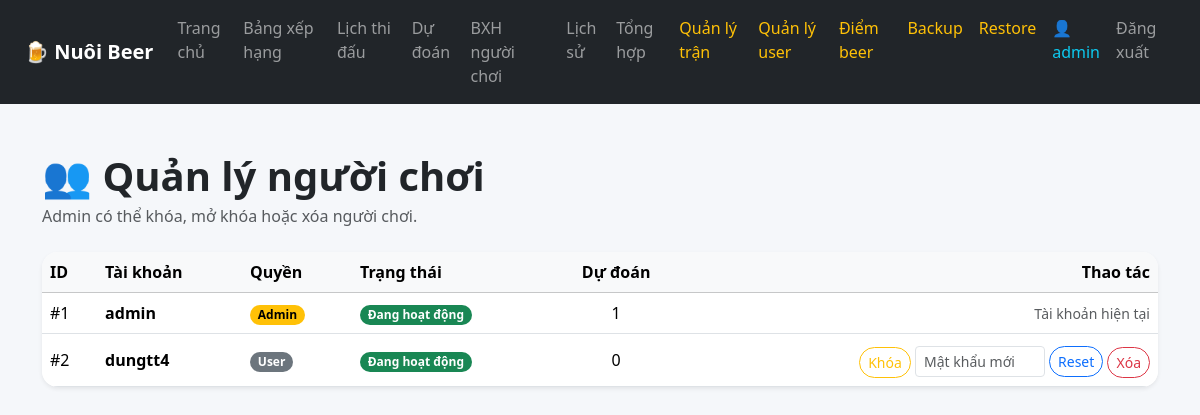
/admin/users (signed in), run on an earlier commit of the app's database.
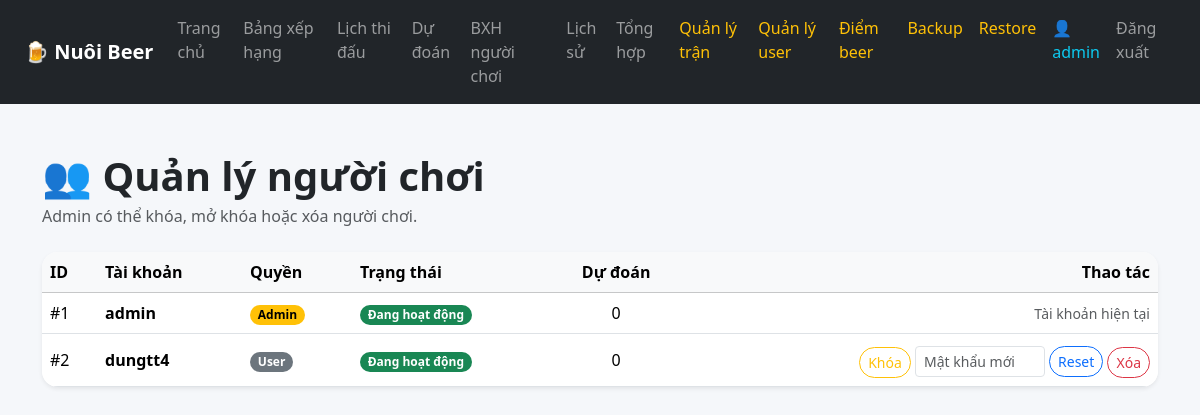
And on a later commit of the database.
### tables this page shows
CREATE TABLE users (
            id INTEGER PRIMARY KEY AUTOINCREMENT,
            username TEXT UNIQUE NOT NULL,
            password TEXT NOT NULL,
            role TEXT DEFAULT 'user',
            is_active INTEGER DEFAULT 1,
            created_at TIMESTAMP DEFAULT CURRENT_TIMESTAMP
        );

### app.py (the view)
@app.route("/admin/users")
def admin_users():
    if not admin_required():
        return redirect("/login")
    conn = get_db()
    users = conn.execute("""
        SELECT
            users.id,
            users.username,
            users.role,
            users.is_active,
            COUNT(predictions.id) AS total_predictions
        FROM users
        LEFT JOIN predictions ON predictions.user_id = users.id
        GROUP BY users.id
        ORDER BY users.id ASC
    """).fetchall()
    conn.close()
    return render_template("admin_users.html", users=users)

### app.py (called while the page is built)
def get_db():
    conn = sqlite3.connect(DB_NAME)
    conn.row_factory = sqlite3.Row
    return conn

def login_required():
    return "user_id" in session

def admin_required():
    return login_required() and session.get("role") == "admin"

@app.context_processor
def utility_processor():
    return {
        "get_handicap_text": get_handicap_text
    }

### templates/admin_users.html (shortened to what this page needs)
{% extends "base.html" %}
{% block content %}
<div class="container py-5">
  <div class="d-flex justify-content-between align-items-center mb-4">
    <div>
      <h1 class="fw-bold mb-1">👥 Quản lý người chơi</h1>
      <p class="text-muted mb-0">
        Admin có thể khóa, mở khóa hoặc xóa người chơi.
      </p>
    </div>
  </div>
  <div class="card border-0 shadow-sm rounded-4 overflow-hidden">
    <div class="table-responsive">
      <table class="table table-hover align-middle mb-0">
        <thead class="table-light">
          <tr>
            <th>ID</th>
            <th>Tài khoản</th>
            <th>Quyền</th>
            <th>Trạng thái</th>
            <th class="text-center">Dự đoán</th>
            <th class="text-end">Thao tác</th>
          </tr>
        </thead>
        <tbody>
          {% for user in users %}
          <tr>
            <td>#{{ user.id }}</td>
            <td class="fw-semibold">
              {{ user.username }}
            </td>
            <td>
              {% if user.role == "admin" %}
                <span class="badge text-bg-warning">Admin</span>
              {% else %}
                <span class="badge text-bg-secondary">User</span>
              {% endif %}
            </td>
            <td>
              {% if user.is_active == 1 %}
                <span class="badge text-bg-success">Đang hoạt động</span>
              {% else %}
                <span class="badge text-bg-danger">Đã khóa</span>
              {% endif %}
            </td>
            <td class="text-center">
              {{ user.total_predictions }}
            </td>
            <td class="text-end">
              {% if user.id != session.get("user_id") %}
                <form method="post"
                      action="/admin/users/{{ user.id }}/toggle"
                      class="d-inline">
                  {% if user.is_active == 1 %}
                    <button class="btn btn-sm btn-outline-warning rounded-pill">
                      Khóa
                    </button>
                  {% else %}
                    <button class="btn btn-sm btn-outline-success rounded-pill">
                      Mở khóa
                    </button>
                  {% endif %}
                </form>
                <form
                  method="post"
                  action="/admin/users/{{ user.id }}/reset-password"
                  class="d-inline-flex gap-1 mt-1">
                  <input
                    type="text"
                    name="new_password"
                    class="form-control form-control-sm"
                    placeholder="Mật khẩu mới"
                    style="width: 130px;"
                    required>
                  <button class="btn btn-sm btn-outline-primary rounded-pill">
                    Reset
                  </button>
                </form>
                <form method="post"
                      action="/admin/users/{{ user.id }}/delete"
                      class="d-inline"
                      onsubmit="return confirm('Xóa user này và toàn bộ dự đoán?');">
                  <button class="btn btn-sm btn-outline-danger rounded-pill">
                    Xóa
                  </button>
                </form>
              {% else %}
                <span class="text-muted small">
                  Tài khoản hiện tại
                </span>
              {% endif %}
            </td>
          </tr>
          {% endfor %}
        </tbody>
      </table>
    </div>
  </div>
</div>
{% endblock %}

What changed in the data, as far as the page shows it:
changed users "admin": total_predictions "1" → "0"
